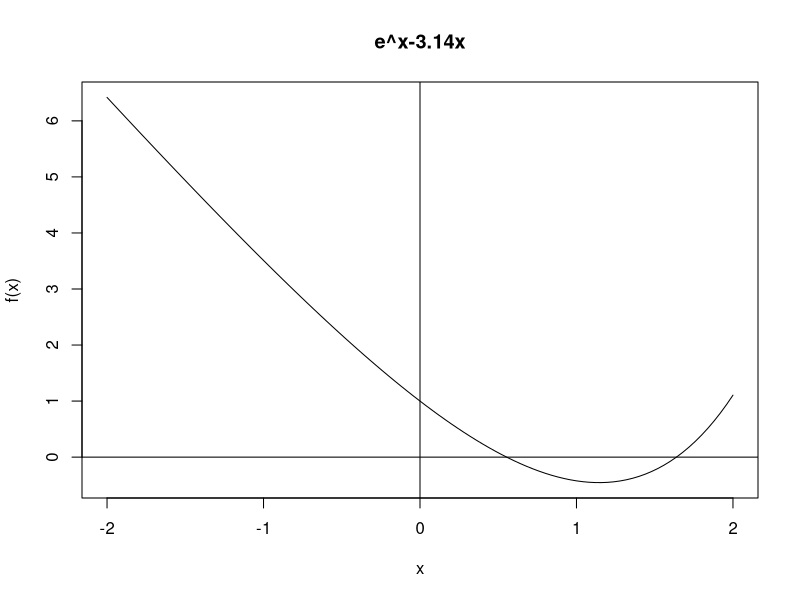
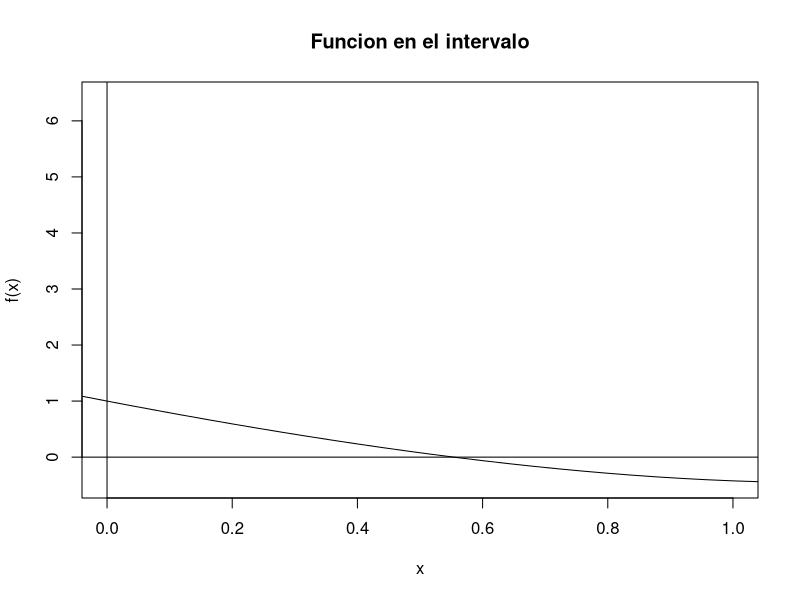
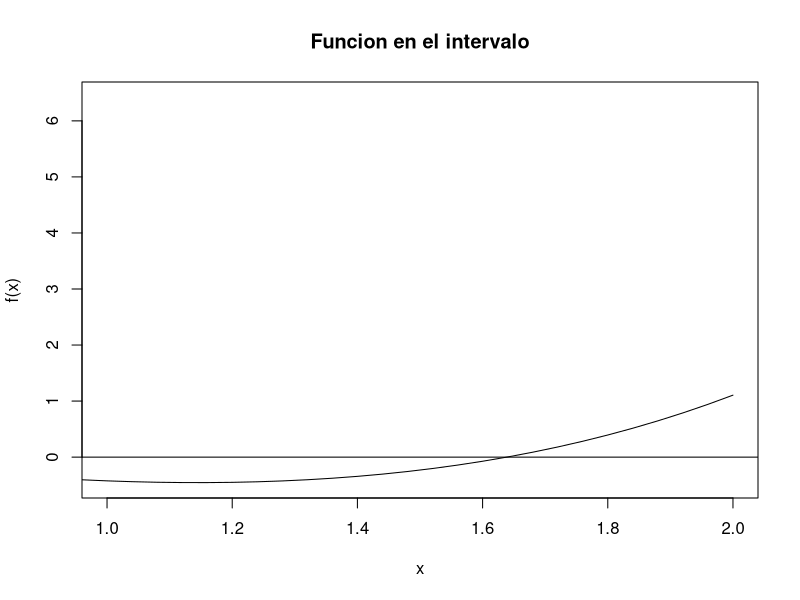
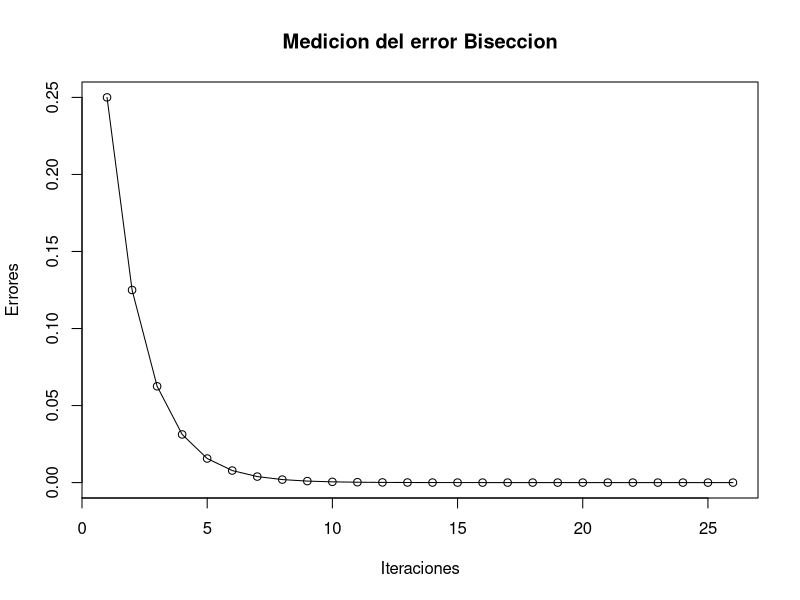
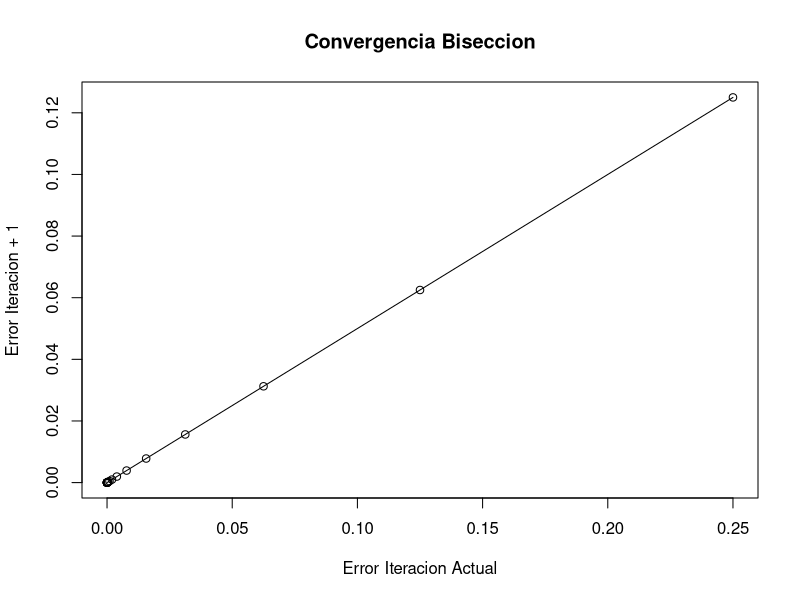
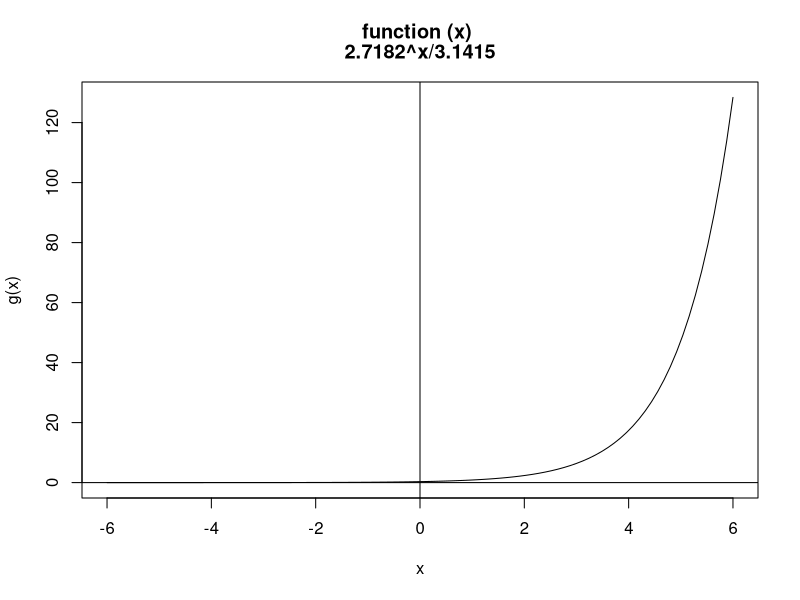
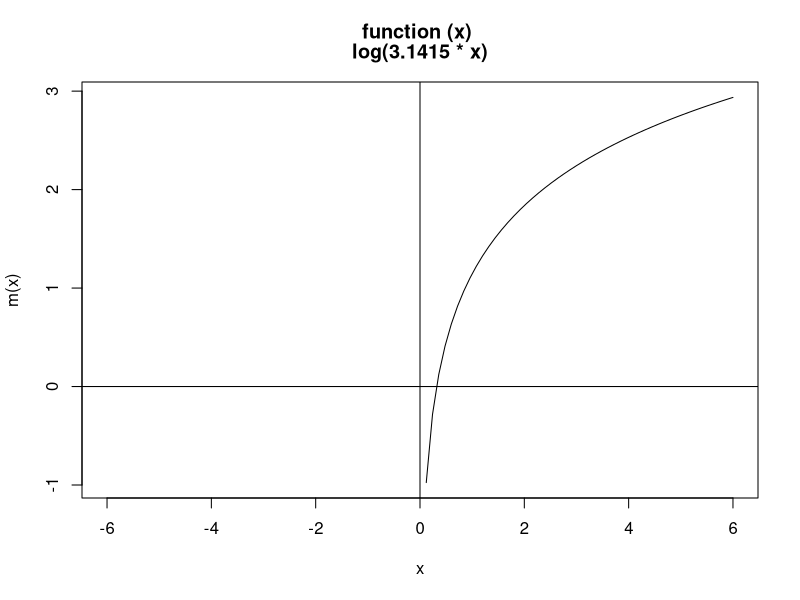
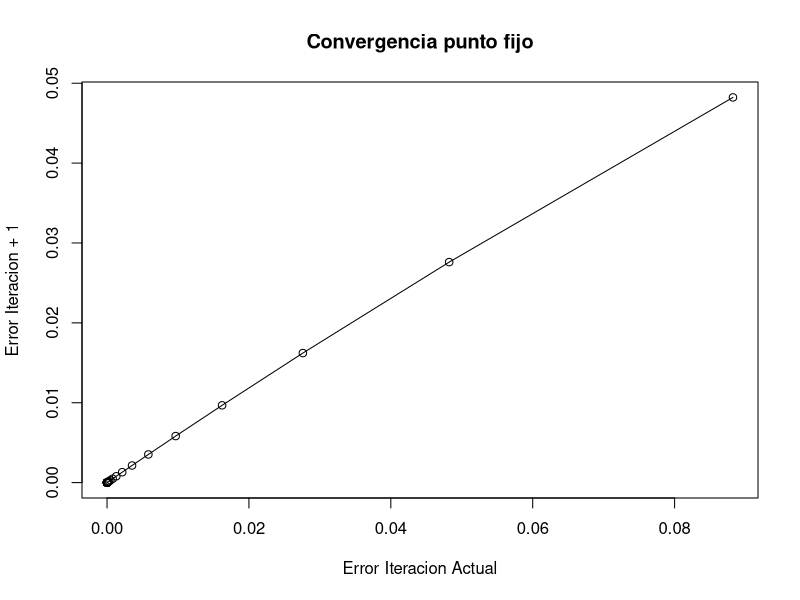

The R script that drew these images, in order:
## ---- chunk 1
knitr::opts_chunk$set(echo = TRUE)
## ---- chunk 2
biseccion = function(f, xa, xb, tol, graf)
{
  if ( sign( f(xa)  ) == sign ( f(xb) ) ) 
  {
    stop ( "MISMO SIGGNO F(limInf) F(LimSup)" )
  }  
  
  errores = c()
  eje_x = c()
  eje_y = c()
  
  a = xa 
  b = xb
  k = 0
  
  cat( formatC ( c("  Iteracion  ", "  a     "," b     ", "  Raiz  ", "Error"), width = 2, format = "s", flag = " "  ), "\n")
  
  cont = 0
  repeat 
  {
    cont = cont + 1
    
    m = a + 0.5 * (b-a)
    
    if( f( m ) == 0)
    {
      cat("Cero de f en el intervalo [" ,xa, "," ,xb, "] es ", m)
    }
    if( sign ( f(a) ) != sign ( f(m) ))
    {
      b = m
      
    }
    else
    {
      a  = m
    }
    
    dx = (b-a)/2
    errores[cont] = dx
    
    #imprimir estado
    
    cat( formatC( c(cont, a,b,m,dx ), digits = 7, width = -14, format = "f", flag = " "  ), "\n" )
    k = k + 1
    #until
    if( dx < tol )
    {
      cat ("Cero de", deparse(f) ,"en el intervalo [" ,xa, "," ,xb, "] \n es aprox.", m, "con error <=", dx )
      
      iter = c(1:cont)
      cont_n = 0;
      cont_e = 0;
      
      repeat
      {
        eje_x[cont_n] = errores[cont_e]
        eje_y[cont_n] = errores[cont_e+1]
        cont_n = cont_n + 1
        cont_e = cont_e + 1;
        
        if (cont_n == cont)
        {
          break;
        }
      }
      
    
      
      if(graf)
      {
          plot(iter, errores, main = "Medicion del error Biseccion", xlab= "Iteraciones", ylab = "Errores", type = 'o' )
        
        plot(eje_x, eje_y, main = "Convergencia Biseccion", xlab= "Error Iteracion Actual", ylab = "Error Iteracion + 1", type = 'o' )
      }
        
      break;
    }
  }
}
## ---- chunk 3
limSup = 1
limInf = 0
tole = 1e-8

f = function(x) signif(exp(1),8)^x-signif(pi, 8)*x 

curve(f, -2, 2, main = "e^x-3.14x"); abline( h = 0, v = 0)

## ---- chunk 4
curve(f, -2, 2, main = "Funcion en el intervalo", xlim = c(limInf,limSup)); abline( h = 0, v = 0)

## ---- chunk 5
biseccion(f, limInf, limSup, tole, FALSE)
## ---- chunk 6

limSup = 2
limInf = 1
tole = 1e-8

f = function(x) signif(exp(1),8)^x-signif(pi, 8)*x 


curve(f, -2, 2, main = "Funcion en el intervalo", xlim = c(limInf,limSup)); abline( h = 0, v = 0)


## ---- chunk 7
biseccion(f, limInf, limSup, tole, TRUE)
## ---- chunk 8

puntofijo = function(g, x0, tol, maxIteraciones, graf)
{
  valIni = x0
  eje_x = c()
  eje_y = c()
  k = 1 
  cont = 0
  errores = c()
  #iteración hasta que abs(x1 - x0) <= tol o se alcance maxIteraciones
  
  cat( "\n", formatC ( c( "Iteracion    ", "  Resultado  ", "  Error  "), width = 2, format = "s", flag = " "  ), "\n")
  
  repeat
  {
    
    cont = cont + 1
    x1 = g(x0)
    dx = abs(x1 - x0) 
    errores[cont] = dx/x1
    x0 = x1 
    #Imprimir estado
    
    
    cat( formatC( c( k, x1, dx/x1 ), digits = 7, width = -15, format = "f", flag = "  "  ), "\n" )
    
    k = k+1 
    #until 
    if((dx < tol) || (k > maxIteraciones)) break;
  }
  
  # Mensaje de salida 
  if( dx > tol )
  { 
    cat("No hubo convergencia ") 
    
    #return(NULL)
  } 
  else
  { 
    cat("Cero de ", deparse(g), "es aproximadamente ", x1,"con valor incicial x_0 = ", valIni, "\ny con error menor que ", tol)
    iter = c(1:cont)
    cont_n = 0;
    cont_e = 0;
    
    repeat
    {
      eje_x[cont_n] = errores[cont_e]
      eje_y[cont_n] = errores[cont_e+1]
      cont_n = cont_n + 1
      cont_e = cont_e + 1;
      
      if (cont_n == cont)
      {
        break;
      }
    }
    if(graf)
    {
      plot(eje_x, eje_y, main = "Convergencia punto fijo", xlab= "Error Iteracion Actual", ylab = "Error Iteracion + 1", type = 'o' )
    plot(iter, errores, main = "Medicion del error punto fijo", xlab= "Iteraciones", ylab = "Errores", type = 'o' )
    }
    
  }
}

## ---- chunk 9
valInicial = 0
tolerancia = 1e-8
maxIter = 100

g = function(x)  2.7182^x / 3.1415
curve(g, -6, 6, main = deparse(g)); abline( h = 0, v = 0)
puntofijo(g,  valInicial,  tolerancia, maxIter, FALSE)
## ---- chunk 10
valInicial = 2
tolerancia = 1e-8
maxIter = 100

m = function(x) log(3.1415*x)
curve(m, -6, 6, main = deparse(m)); abline( h = 0, v = 0)
puntofijo(m,  valInicial,  tolerancia, maxIter, TRUE)
## ---- chunk 11

newtonraphson = function(fun, x0, tol, maxiteraciones, graf)
{ 
  valIni = x0
  eje_x = c()
  eje_y = c()
  errores = c()
  cont = 0
  # f = string
  numiter = 0 
  g = parse(text = fun) # parse devuelve tipo "expression"
  g. = D(g,"x") 
  fx = function(x){eval(g)} # convertir f a función
  fp = function(x){eval(g.)} # convertir f' a función
  
  correccion = -fx(x0)/fp(x0) 
  cat( "\n", formatC ( c( "Iteracion     ", "Cero      ", " f(cero)     ", "  Error  "), width = 2, format = "d", flag = " "  ), "\n")
  
  while (abs(correccion) >= tol && numiter <= maxiteraciones)
  {
    cont = cont + 1
    numiter = numiter + 1 
    
    if (fp(x0) == 0) stop("División por cero")
    
    x1 = x0 + correccion 
    errores[cont] = abs((x1-x0))/x1
    correccion = -fx(x1)/fp(x1)
    cat( formatC( c(numiter, x0, fx(x0), errores[cont] ), digits = 7, width = -15, format = "f", flag = "  "  ), "\n" )
    x0 = x1 
  }
  
  if (numiter > maxiteraciones)
  {
    warning("Se alcanzó el máximo número de iteraciones.")
    cat("Estado:\n")
    cat("k = ", k, "x = ", x1, " f(x) = ", f(x1), "Error estimado <= ", correccion)
  }
  else 
  {
    iter = c(1:cont)
    cont_n = 0;
    cont_e = 0;
    
    repeat
    {
      eje_x[cont_n] = errores[cont_e]
      eje_y[cont_n] = errores[cont_e+1]
      cont_n = cont_n + 1
      cont_e = cont_e + 1;
      
      if (cont_n == cont)
      {
        break;
      }
    }
    
    if (graf)
    {
      plot(eje_x, eje_y, main = "Convergencia Newton", xlab= "Error Iteracion Actual", ylab = "Error Iteracion + 1", type = 'o' )
      plot(iter, errores, main = "Medicion del error Newton", xlab= "Iteraciones", ylab = "Errores", type = 'o' )
    }
    
    
    cat("Raiz de ", fun, "es aproximadamente ", x0,"con valor incicial x_0 = ", valIni, "\ny con error menor que ", correccion)
    #return(list(cero = x0, f.cero = fx(x0), numeroiter = numiter, error.est = correccion) ) 
    
  }
}
## ---- chunk 12

valInicial = 0
tolerancia = 1e-8
maximaIter = 100

f = function(x) 2.7182^x-3.1415*x

newtonraphson("2.7182^x-3.1415*x", valInicial, tolerancia, maximaIter, FALSE)

## ---- chunk 13

valInicial = 2
tolerancia = 1e-8
maximaIter = 100

f = function(x) 2.7182^x-3.1415*x

newtonraphson("2.7182^x-3.1415*x", valInicial, tolerancia, maximaIter, TRUE)

## ---- chunk 14
secante = function (f, x1, x2, num = 1000, eps = 1e-08, eps1 = 1e-08, graf = FALSE)
{
  i = 0
  intIni = x1
  intFin = x2
  errores = c()
  eje_x  =  c()
  eje_y  =  c()
  
  cat( "\n", formatC ( c( "Iteracion     ", "Cero      ", " f(cero)     ", "  Error  "), width = 2, format = "d", flag = " "  ), "\n")
  
  while ((abs(x1 - x2) > eps) & (i < num)) {
    c = x2 - f(x2) * (x2 - x1)/(f(x2) - f(x1))
    x1 = x2
    x2 = c
    i = i + 1
    errores[i] = abs(x2-x1)/x2
    cat( formatC( c(i, x1, x2, abs(x2-x1)/x1 ), digits = 7, width = -15, format = "f", flag = "  "  ), "\n" )
  }
  
   cat("Raiz de ", deparse(f), "es aproximadamente ", x2,"\nen el intervalo [", intIni,  ",", intFin, "] y con error menor que ", abs(x2-x1)/x1)
  
  if (abs(f(x2)) < eps1) {
    iter = c(1:i)
    cont_n = 0;
    cont_e = 0;
    
    repeat
    {
      eje_x[cont_n] = errores[cont_e]
      eje_y[cont_n] = errores[cont_e+1]
      cont_n = cont_n + 1
      cont_e = cont_e + 1;
      
      if (cont_n == i)
      {
        break;
      }
    }
    if (graf)
    {
      plot(eje_x, eje_y, main = "Convergencia Secante", xlab= "Error Iteracion Actual", ylab = "Error Iteracion + 1", type = 'o' )
      plot(iter, errores, main = "Medicion del error Secante", xlab= "Iteraciones", ylab = "Errores", type = 'o' )
    }
    
  }
  else print("No se pudo encontrar la raiz")
}
## ---- chunk 15
f = function(x) signif(exp(1),8)^x-signif(pi, 8)*x
par(mar = rep(2, 4))
secante(f, 0, 1)
## ---- chunk 16
f = function(x) signif(exp(1),8)^x-signif(pi, 8)*x
par(mar = rep(2, 4))
secante(f, 1, 2, graf = TRUE)
## ---- chunk 17
# Remueve todos los objetos creados
rm(list=ls())
Fx <- function(x) ((exp(1)^x) - (pi*x))
F1x <- function(x) ((exp(1)^x)-pi)

# Halla la raiz de Fx

regula <- function(a, b, tol, graf) 
{
  intIni = a
  intFin = b
  
  x<-seq(a,b,0.1)
  
  #plot(x,Fx(x),type="l", col="blue", main = deparse(Fx))
  #abline(h=0,col="blue")
  
  #x<-b
  #d<-(Fx(b)*a-Fx(a)*b)/(Fx(b)-Fx(a))
  error <- 1
  
  cont = 0
  errores = c()
  eje_x  =  c()
  eje_y  =  c()
  cat( "\n", formatC ( c( "Iteracion     ", "Cero      ", "  Error     "), width = 2, format = "d", flag = " "  ), "\n")
  while (error > tol) 
  {
    cont = cont + 1
    x<-(Fx(b)*a-Fx(a)*b)/(Fx(b)-Fx(a))
    
    if (Fx(x) == 0) break
    if (Fx(x)*Fx(a) < 0) 
    {
      b <- x
    }
    else 
    {
      a <- x
    }
    
    error<-abs(Fx(x)/F1x(x))
    errores[cont] = error
    #points(rbind(c(x,0)),pch=19,cex=0.7,col="red")
    
    cat( formatC( c(cont, x, error), digits = 7, width = -15, format = "f", flag = "  "  ), "\n" )
    
    
  }
  
  
  
  iter = c(1:cont)
  cont_n = 0;
  cont_e = 0;
  
  repeat
  {
    eje_x[cont_n] = errores[cont_e]
    eje_y[cont_n] = errores[cont_e+1]
    cont_n = cont_n + 1
    cont_e = cont_e + 1;
    
    if (cont_n == cont)
    {
      break;
    }
  }
  
  
  cat("\nRaiz de ", deparse(Fx), "es aproximadamente ", x,"\nen el intervalo [", intIni,  ",", intFin, "] y con error menor que ", formatC(error, digits = 7,  width = -15, format = "f", flag = "  "))
  if(graf)
  {
    plot(eje_x, eje_y, main = "Convergencia Posicion Falsa", xlab= "Error Iteracion Actual", ylab = "Error Iteracion + 1", type = 'o' )
    plot(iter, errores, main = "Medicion del error Posicon Falsa", xlab= "Iteraciones", ylab = "Errores", type = 'o' )
  }
  
}
## ---- chunk 18
limInf = 0
limSup = 2
limMitad = 1
tolerancia = 1e-8

f = function(x) signif(exp(1),8)^x-signif(pi, 8)*x
par(mar = rep(2, 4))


regula(limInf, limMitad, tolerancia, FALSE)

## ---- chunk 19
limInf = 0
limSup = 2
limMitad = 1
tolerancia = 1e-8

f = function(x) signif(exp(1),8)^x-signif(pi, 8)*x
par(mar = rep(2, 4))


regula(limMitad,limSup, tolerancia, TRUE)

## ---- chunk 20
aitken = function(f, m, x0, tol,graf)
{
  
  intIni = x0

  
  eje_x = c()
  eje_y = c()
  errores = c()
  k =0
  g<-parse(text=f)
  fx = function(x){eval(g[[1]])}
  d.<-D(parse(text=f ), "x")
  df<-function(x) eval(d.)
  
  cat( "\n", formatC ( c( "Iteracion     ", "Cero      ", "  Error     "), width = 2, format = "d", flag = " "  ), "\n")
  
  repeat
  {
    k = k + 1
    x1 = x0 - m*(fx(x0)/df(x0))
    dx = abs(x1-x0)
    error = dx/x1
    errores[k] = error
    
    cat( formatC( c(k, x1, dx), digits = 7, width = -15, format = "f", flag = "  "  ), "\n" )
    
    if (dx < tol)
    {
      iter = c(1:k)
      cont_n = 0;
      cont_e = 0;
      repeat
      {
        eje_x[cont_n] = errores[cont_e]
        eje_y[cont_n] = errores[cont_e+1]
        cont_n = cont_n + 1
        cont_e = cont_e + 1;
        
        if (cont_n == k)
        {
          break;
        }
      }
      
      if (graf)
      {
        
        plot(eje_x, eje_y, main = "Convergencia Aitken", xlab= "Error Iteracion Actual", ylab = "Error Iteracion + 1", type = 'o' )
        plot(iter, errores, main = "Medicion del error Aitken", xlab= "Iteraciones", ylab = "Errores", type = 'o' ) 
      }
      
      cat("\nRaiz de ", f, "es aproximadamente ", x1," con un valor inicial", intIni,",\ny una multiplicidad,", m ,"con error menor que ",formatC(dx, digits = 7,  width = -15, format = "f", flag = "  "))
      
      
      break;
    }
    x0 = x1
    
  }
}
## ---- chunk 21

limInf = 0
limSup = 2
limMitad = 1
tolerancia = 1e-8
f = function(x) ((exp(1)^x) - (pi*x))

aitken("2.7182^x-3.1415*x", 1, 0, tolerancia, FALSE)
## ---- chunk 22
limInf = 0
limSup = 2
limMitad = 1
tolerancia = 1e-8
f = function(x) ((exp(1)^x) - (pi*x))

aitken("2.7182^x-3.1415*x", 1, 2, tolerancia, TRUE)
## ---- chunk 23
steffensen = function(f, x0, tol, nmax, graf)
{
  valInicial = x0

  i = 0
  errores = c()
  eje_x  =  c()
  eje_y  =  c()
  
  cat( "\n", formatC ( c( "Iteracion     ", "Cero      ", "  Error     "), width = 2, format = "d", flag = " "  ), "\n")
  
  repeat
  {
    i = i + 1
    a = f(x0)*f(x0)
    b = f(x0+f(x0))-f(x0)
    x1 = x0 - (a/b)
    error = (abs(x1-x0))/x1
    errores[i] = error
    temp = f(x0)
    x0 = x1
    
    cat( formatC( c(i, x0, error), digits = 7, width = -15, format = "f", flag = "  "  ), "\n" )
    
    
    if(abs(temp) <= tol)
    {
      iter = c(1:i)
      cont_n = 0;
      cont_e = 0;
      
      repeat
      {
        eje_x[cont_n] = errores[cont_e]
        eje_y[cont_n] = errores[cont_e+1]
        cont_n = cont_n + 1
        cont_e = cont_e + 1;
        
        if (cont_n == i)
        {
          break;
        }
      }
      
      cat("\nRaiz de ", deparse(f), "es aproximadamente ", x0,"\ncon un valor inicial", valInicial," y con error menor que ",formatC(error, digits = 7,  width = -15, format = "f", flag = "  "))
      
      if(graf)
      {
        plot(eje_x, eje_y, main = "Convergencia steffensen", xlab= "Error Iteracion Actual", ylab = "Error Iteracion + 1", type = 'o' )
        plot(iter, errores, main = "Medicion del error steffensen", xlab= "Iteraciones", ylab = "Errores", type = 'o' )
      }
      
      break;   
    }
  }
}


## ---- chunk 24

valIni = 0
tolerancia = 1e-8
maxIter = 100

f = function(x) signif(exp(1),8)^x-signif(pi, 8)*x
par(mar = rep(2, 4))

steffensen(f, valIni, tolerancia, maxIter, FALSE)

## ---- chunk 25

valIni = 1.5
tolerancia = 1e-8
maxIter = 100

valIni = 1.5
steffensen(f, valIni, tolerancia, maxIter, TRUE)
## ---- chunk 26
DD <- function(expr, name, order = 1) {
  
  if(order < 1) stop("La multiplicidad debe ser >= 1")
  if(order == 1) D(expr, name)
  
  else DD(D(expr, name), name, order - 1)
}

taylorT = function(f, x0, a, n)
{ # f es tira
  # parse devuelve una expresión
  g = parse(text=f)
  # convertir en función
  fx = function(x){eval(g[[1]])}
  # almacenar los sumandos
  smds = rep(NA, length=n+1)
  for(k in 1:n)
  {
    g. = DD(g,"x", k)
    fp = function(x) eval(g.)
    smds[k]=1/factorial(k)*(x0-a)^k *fp(a)
  }
  
  smds[n+1] = fx(a)
  sum(smds)
}

f = function(x) ((exp(1)^x) - (pi*x))
resul = taylorT("2.7182^x-3.1415*x", 0, 0.1, 10)
cat("Resultado = ", resul , "con un error relativo de", abs((f(0) - resul))/f(0) * 100, "%"  )
cat("\nComprobación f(0) = ", f(0))

## ---- chunk 27
##---- Should be DIRECTLY executable !! ----
##-- ==> Define data, use random,
##--or do help(data=index) for the standard data sets.
## The function is currently defined as
libre = function (f, f1, x0 = 0, num = 1000, eps = 1e-08, eps1 = 1e-08, graf = FALSE)
{
  valInicial = x0
  
  a = x0
  b = a - f(a)/f1(a)
  i = 0
  
  errores = c()
  eje_x  =  c()
  eje_y  =  c()
  cat( "\n", formatC ( c( "Iteracion     ", "Cero      ", "  Error     "), width = 2, format = "d", flag = " "  ), "\n")
  
  while ((abs(b - a) > eps)) {
    c = 1
    j = 0
    while (abs(f(b)) >= abs(f(a))) {
      b = a - c * f(a)/f1(a)
      j = j + 1
      c = 1/(2^j)
    }
    a = b
    b = a - f(a)/f1(a)
    c = 1
    j = 0
    while (abs(f(b)) >= abs(f(a))) {
      b = a - c * f(a)/f1(a)
      j = j + 1
      c = 1/(2^j)
    }
    
    i = i + 1
    cat( formatC( c(i, b, abs(b-a)/b), digits = 7, width = -15, format = "f", flag = "  "  ), "\n" )
    
    errores[i] = abs(b-a)/b
  }
  iter = c(1:i)
  cont_n = 0;
  cont_e = 0;
  
  repeat
  {
    eje_x[cont_n] = errores[cont_e]
    eje_y[cont_n] = errores[cont_e+1]
    cont_n = cont_n + 1
    cont_e = cont_e + 1;
    
    if (cont_n == i)
    {
      break;
    }
  }
      
      if(graf)
      {
        plot(eje_x, eje_y, main = "Convergencia Newton DownHill", xlab= "Error Iteracion Actual", ylab = "Error Iteracion + 1", type = 'o' )
        plot(iter, errores, main = "Medicion del error Newton DownHill", xlab= "Iteraciones", ylab = "Errores", type = 'o' )
      }
  
  if (abs(f(b)) < eps1) {
      cat("\nRaiz de ", deparse(f), "es aproximadamente ", b,"\ncon un valor inicial", valInicial," y con error menor que ",formatC(abs(b-a)/b, digits = 7,  width = -15, format = "f", flag = "  "))
    
    
  }
  else print("No hubo convergencia")
}

## ---- chunk 28

f<-function(x){((exp(1)^x) - (pi*x))}; f1<-function(x){((exp(1)^x) - (pi))};
libre(f, f1, 1)

## ---- chunk 29
f<-function(x){((exp(1)^x) - (pi*x))}; f1<-function(x){((exp(1)^x) - (pi))};
libre(f, f1, 2, graf = TRUE)
